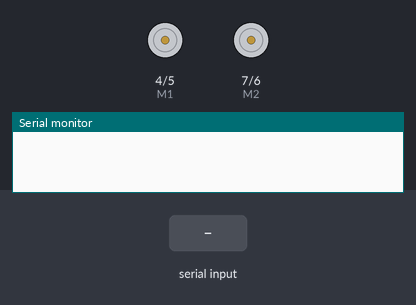
Bench run of a sketch on a simulated Arduino Uno, built with avr-gcc and run on an emulated ATmega328P. Shown: direction and speed pins drawn as motors (green arrow = direction pin HIGH = forward, orange = LOW = backward, longer = more drive), the last lines printed to the serial monitor. Inputs (shaded band) come from the test bench.

Above: at 1.2 s.
1.3 s: "forward" received over the second serial link
At 2.1 s:
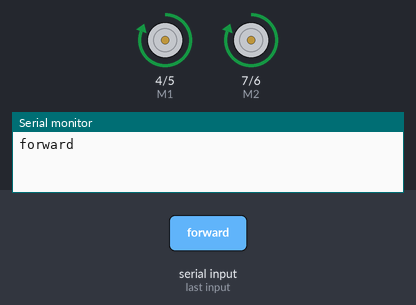
2.8 s: "reverse" received over the second serial link
At 3.2 s:
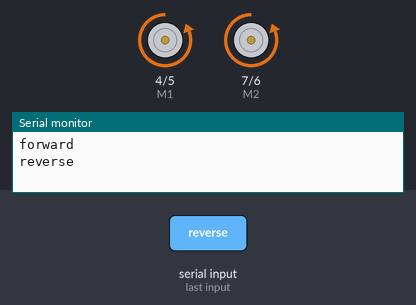
4.3 s: "right" received over the second serial link
At 4.8 s:
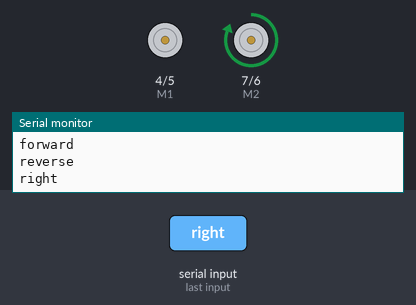
5.8 s: "left" received over the second serial link
At 6.8 s:
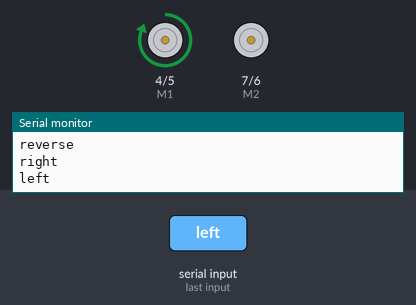
7.3 s: "stop" received over the second serial link
At 7.9 s:
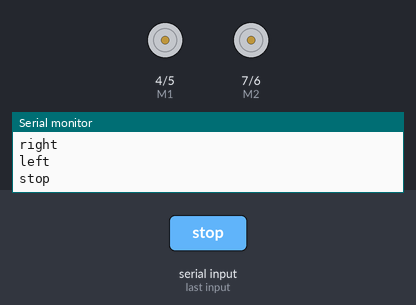
Timing chart, 0 to 9.8 s (numbered marks = the images above; inputs shaded):
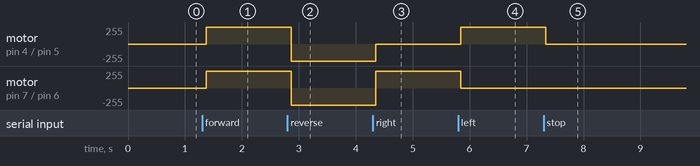

Measured:
- after the input at 1.3 s, motor on pin 4 (M1) / pin 5 (E1), motor on pin 7 (M2) / pin 6 (E2): stopped → forward 255/255 after 0.07 s
- after the input at 2.8 s, motor on pin 4 (M1) / pin 5 (E1), motor on pin 7 (M2) / pin 6 (E2): forward 255/255 → backward 255/255 after 0.07 s
- after the input at 4.3 s, motor on pin 4 (M1) / pin 5 (E1): backward 255/255 → stopped after 0.05 s; motor on pin 7 (M2) / pin 6 (E2): backward 255/255 → forward 255/255 after 0.05 s
- after the input at 5.8 s, motor on pin 4 (M1) / pin 5 (E1): stopped → forward 255/255 at once; motor on pin 7 (M2) / pin 6 (E2): forward 255/255 → stopped at once
- after the input at 7.3 s, motor on pin 4 (M1) / pin 5 (E1): forward 255/255 → stopped at once

The sketch:

Bluetooth_DFROBOT.ino
```cpp
#include <SoftwareSerial.h>
int E1 = 5;
int M1 = 4;
int E2 = 6;
int M2 = 7;
SoftwareSerial BT(0, 1); //TX, RX respetively
String readdata;

void setup() {
 BT.begin(9600);
 Serial.begin(9600);
  pinMode(M1, OUTPUT);
  pinMode(M2, OUTPUT);
}
//-----------------------------------------------------------------------//
void loop() {
  while (BT.available()){  //Check if there is an available byte to read
  delay(10); //Delay added to make thing stable
  char c = BT.read(); //Conduct a serial read
  readdata += c; //build the string- "forward", "reverse", "left" and "right"
  }
  if (readdata.length() > 0) {
    Serial.println(readdata); // print data to serial monitor
// if data received as forward move robot forward
  if(readdata == "forward")
  {
  digitalWrite(M1, HIGH);
  digitalWrite(M2, HIGH);
  analogWrite(E1, 255);   //PWM Speed Control
  analogWrite(E2, 255);
    delay(100);
  }
  // if data received as reverse move robot reverse

  else if(readdata == "reverse")
  {
  digitalWrite(M1, LOW);
  digitalWrite(M2, LOW);
  analogWrite(E1, 255);   //PWM Speed Control
  analogWrite(E2, 255);
    delay(100);
  }
// if data received as right turn robot to right direction.
  else if (readdata == "right")
  {
  digitalWrite(M1, HIGH);
  digitalWrite(M2, HIGH);
  analogWrite(E1, 0);   //PWM Speed Control
  analogWrite(E2, 255);
      delay (100);
  }
// if data received as left turn robot to left direction
 else if ( readdata == "left")
 {
  digitalWrite(M1, HIGH);
  digitalWrite(M2, HIGH);
  analogWrite(E1, 255);   //PWM Speed Control
  analogWrite(E2, 0);
   delay (100);
 }
 // if data received as stop, halt the robot

 else if (readdata == "stop")
 {
  digitalWrite(M1, HIGH);
  digitalWrite(M2, HIGH);
  analogWrite(E1, 0);   //PWM Speed Control
  analogWrite(E2, 0);
   delay (100);
 }


readdata="";}} //Reset the variable
```
